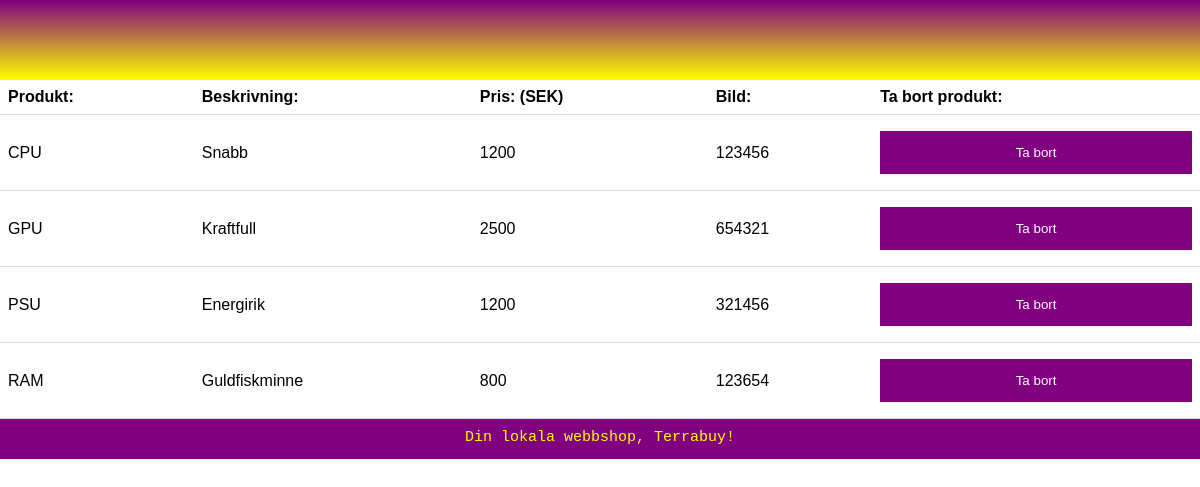
The app's page /Webbrot/Kundvagn.php (signed in), older data.
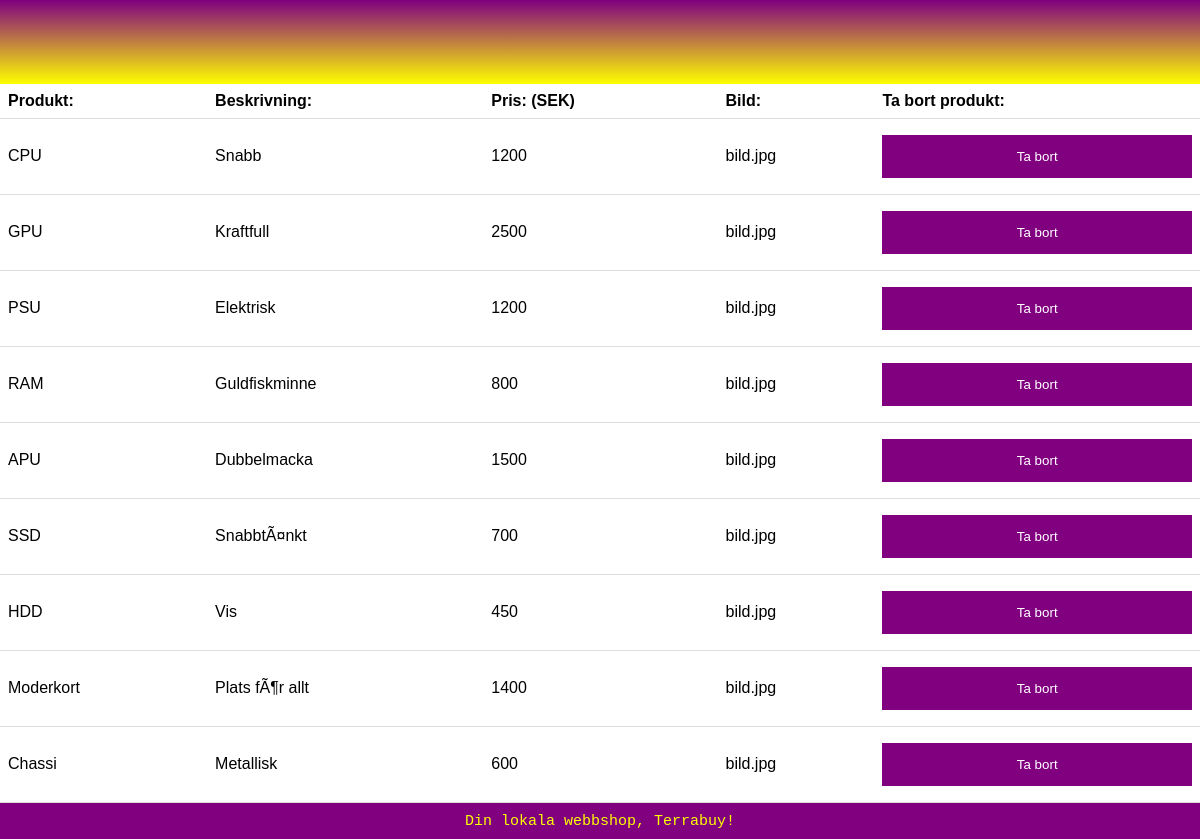
The same page, newer data.
### tables this page shows
CREATE TABLE `produkter` (
  `produktID` int(10) UNSIGNED NOT NULL,
  `namn` varchar(20) NOT NULL,
  `beskrivning` varchar(200) NOT NULL,
  `pris` int(50) NOT NULL,
  `bild` varchar(200) NOT NULL
);

### Webbrot/Kundvagn.php (called while the page is built, shortened)
<?php
	require "../Template/Kundvagn-template.php";
?>

### Template/Kundvagn-template.php (the view, shortened to what this page needs)
<?php
	require "connect.php";
	$sql = "SELECT * FROM produkter";
	$res = $dbh -> prepare($sql);
	$res -> execute();
	$result = $res -> get_result();
?>
<!DOCTYPE html>
<html lang="sv">
	<head>
		<link href="Slutprojekt.css" rel="stylesheet">
	</head>
	<body>
		<?php
			require "../Template/Nav.php";
		?>
		<main role="main">
			<table>
					<tr>
						<th>Produkt:</th>
						<th>Beskrivning:</th>
						<th>Pris: (SEK)</th>
						<th>Bild:</th>
						<th>Ta bort produkt:</th>
					</tr>
				<?php
					while($row = $result -> fetch_assoc()){
					$pid=$row['produktID'];
					echo "<tr><td>";
					echo $row['namn'];
					echo "</td><td>";
					echo $row['beskrivning'];
					echo "</td><td>";
					echo $row['pris'];
					echo "</td><td>";
					echo $row['bild'];
					echo "</td><td>";
					echo "<button type='button' onclick='location.href=\"ProduktBRespons.php?pid=$pid\";'>Ta bort</button>";
					echo "</td></tr>";
					}
				?>
			</table>
		</main>
		<div class="sidenav2">
		</div>
		<?php
			require "../Template/Footer.php";
		?>
	</body>
</html>

### Template/Nav.php (shortened to what this page needs)
<?php
	if(!isset($_SESSION['status'])){
		echo <<< NAV
			<div class="divsidenav">
				<nav role="navigation" class="sidenav">
					<ul>
						<li><a href="Index.php">Hem</a></li>
						<li><a href="LoggaIn.php">Logga in</a></li>
					</ul>
				</nav>
			</div>
NAV;
	}
	else if($_SESSION['status']==1)
	{
		echo<<<NAV
		<div class="divsidenav">
			<nav role="navigation" class="sidenav">
				<ul>
					<li><a href="Index.php">Hem</a></li>
					<li><a href="Produkter.php">Produkter</a></li>
					<li><a href="Kundvagn.php">Kundvagn</a></li>
					<li><a href="LoggaUt.php">Logga ut</a></li>
				</ul>
			</nav>
		</div>
NAV;
	}
?>

### Template/Footer.php
<footer role="contentinfo">
	<p>Din lokala webbshop, Terrabuy!</p>
</footer>

### Webbrot/Slutprojekt.css (style rules this page uses)
* { box-sizing: border-box; }
body, html { margin: 0; font-family: Arial, Helvetica, sans-serif; height: 100%; }
.sidenav { height: 100%; width: 6.5%; z-index: 0; top: 0; left: 0; background-image: linear-gradient(purple, yellow); display: block; margin: 0; float: left; position: fixed; }
.sidenav ul { list-style: none; padding:5px; width: 100%; }
nav.sidenav li a { text-decoration: none; width: 100%; }
nav.sidenav ul { padding: 0; }
.divsidenav { height: 100%; float: left; width: 6.5%; }
.sidenav a { color: white; padding: 20px; display: block; float: left; transition: 0.2s; }
.sidenav2 { height: 100%; width: 2.06%; z-index: 0; top: 0; right: 0; background-image: linear-gradient(purple, yellow); display: block; margin: 0; float: right; position: fixed; }
table { border-collapse: collapse; width: 100%; }
th, td { padding: 8px; text-align: left; border-bottom: 1px solid #ddd; }
footer { height: 100px; width: 100%; z-index: 1; bottom: 0; background-color: purple; display: block; text-align: center; float: left; }
footer p { margin: 35px 0px; font-family: Courier New; font-size: 1.5em; color: yellow; }
main { float: left; width: calc(100% - 6.5% - 2.06%); }
button { width: 100%; background-color: purple; color: white; padding: 14px 20px; margin: 8px 0; border: none; cursor: pointer; }
@media screen and (max-width: 1400px) { main { float: left; width: 100%; } }
@media screen and (max-width: 1400px) { .sidenav { height: 10%; width: 100%; z-index: 0; top: 0; left: 0; background-image: linear-gradient(purple); display: block; margin: 0; float: left; position: fixed; } }
@media screen and (max-width: 1400px) { .sidenav ul { list-style: none; width: 100%; height: 10%; margin: 0; padding: 0; } }
@media screen and (max-width: 1400px) { nav.sidenav li a { text-decoration: none; height: 10%; width: 100%; float: left; } }
@media screen and (max-width: 1400px) { .divsidenav { height: 10%; float: left; width: 100%; } }
@media screen and (max-width: 1400px) { .sidenav a { color: white; padding: 0% 50%; display: block; float: left; transition: 0.2s; } }
@media screen and (max-width: 1400px) { .sidenav2 { height: 10%; width: 100%; z-index: 0; top: 0; right: 0; background-image: linear-gradient(purple); display: inline; margin: 0; float: right; position: fixed; } }
@media screen and (max-width: 1400px) { footer { height: 40px; width: 100%; z-index: 1; bottom: 0; background-image: linear-gradient(purple); display: block; text-align: center; float: left; } }
@media screen and (max-width: 1400px) { footer p { margin: 10px 0px; font-family: Courier New; font-size: 15px; color: yellow; } }

Row changes from the older to the newer data that the page shows:
changed produkter "CPU": bild "123456" → "bild.jpg"
changed produkter "GPU": bild "654321" → "bild.jpg"
changed produkter "PSU": beskrivning "Energirik" → "Elektrisk"; bild "321456" → "bild.jpg"
changed produkter "RAM": bild "123654" → "bild.jpg"
added produkter: namn "APU", beskrivning "Dubbelmacka", pris "1500", bild "bild.jpg"
added produkter: namn "SSD", beskrivning "SnabbtÃ¤nkt", pris "700", bild "bild.jpg"
added produkter: namn "HDD", beskrivning "Vis", pris "450", bild "bild.jpg"
added produkter: namn "Moderkort", beskrivning "Plats fÃ¶r allt", pris "1400", bild "bild.jpg"
added produkter: namn "Chassi", beskrivning "Metallisk", pris "600", bild "bild.jpg"
